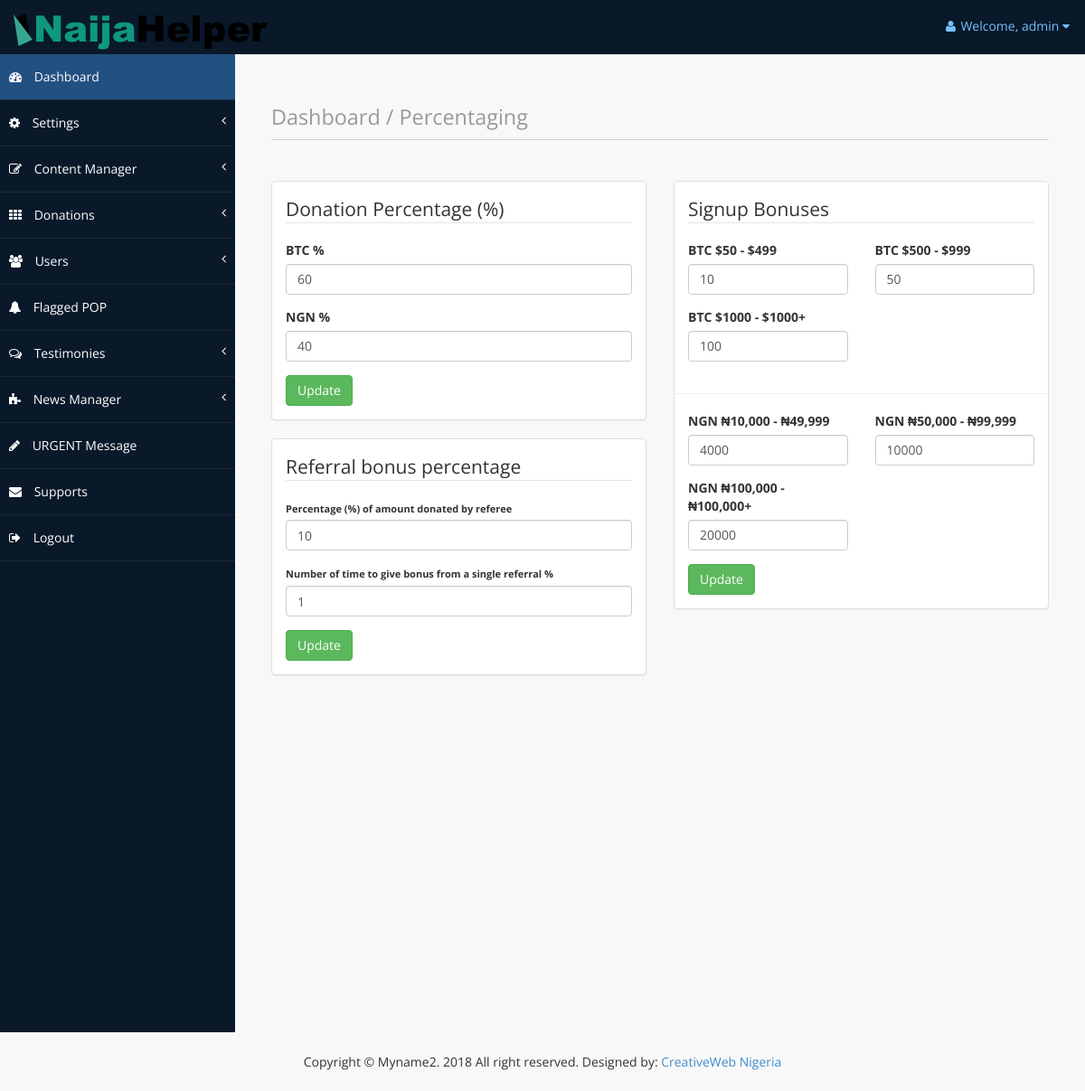
Page /administrator/percentaging.php (signed in) on the committed database.
### tables this page shows
CREATE TABLE `website_settings` (
  `id` int(11) NOT NULL,
  `site_name` varchar(100) NOT NULL,
  `site_title` varchar(100) NOT NULL,
  `site_description` varchar(255) NOT NULL,
  `favicon_url` varchar(100) NOT NULL,
  `logo_url` varchar(100) NOT NULL,
  `last_updated` timestamp NOT NULL DEFAULT CURRENT_TIMESTAMP ON UPDATE CURRENT_TIMESTAMP
);

CREATE TABLE `percentaging` (
  `id` int(11) NOT NULL,
  `btc_donation` double NOT NULL,
  `local_donation` double NOT NULL,
  `bonus_btc_o` double NOT NULL,
  `bonus_btc_t` double NOT NULL,
  `bonus_btc_th` double NOT NULL,
  `bonus_local_o` double NOT NULL,
  `bonus_local_t` double NOT NULL,
  `bonus_local_th` double NOT NULL,
  `referral_bonus` double NOT NULL,
  `ref_times` double NOT NULL,
  `last_updated` datetime NOT NULL
);

### core/class.admin.php (called while the page is built, shortened)
<?php
	class ADMIN {
		private $connect;
		public function __construct(){
			$database = new Database();
			$db = $database->dbConnection();
			$this->connect = $db;
		}
		public function runQuery($sql){
			$stmt = $this->connect->prepare($sql);
			return $stmt;
		}
	}
?>

### core/adminSession.php (called while the page is built, shortened)
<?php
	$session = new ADMIN();
	if(!$session->is_loggedin()){
		$session->redirect(BASE_URL.'administrator/login');
		exit();
	}else{
		$auth_user = new ADMIN();
		$adminID = $_SESSION['admin_session'];
		$stmt = $auth_user->runQuery("SELECT * FROM admin WHERE id=:adminID");
		$stmt->execute(array(":adminID"=>$adminID));
		$userInfo = $stmt->fetch(PDO::FETCH_ASSOC);
		$stmt = $auth_user->runQuery("SELECT * FROM website_settings WHERE id='1'");
		$stmt->execute();
		$siteInfo = $stmt->fetch(PDO::FETCH_ASSOC);
	}

### administrator/percentaging.php (the view, shortened to what this page needs)
<?php
	require_once(ROOT_PATH . "core/class.admin.php");
	require_once(ROOT_PATH . "core/adminSession.php");
	try	{
		$stmt = $auth_user->runQuery("SELECT * FROM percentaging WHERE id='1'");
		$stmt->execute();
		$penctg = $stmt->fetch(PDO::FETCH_ASSOC);
	}
	catch(PDOException $e) {
		echo $e->getMessage();
	}
?>
<?php include(ROOT_PATH."administrator/includes/header.php") ?>
<?php include(ROOT_PATH."administrator/includes/navMenu.php") ?>
        <div id="page-wrapper">
            <div id="page-inner">
                <div class="row">
                    <div class="col-md-12">
                        <h1 class="page-header">
                            <small>Dashboard / Percentaging</small>
                        </h1>
                    </div>
                </div>
                <div class="row">
                    <div class="col-md-6 col-sm-12 col-xs-12">
                        <div class="panel panel-default">
                            <div class="panel-body">
                            <div class="row">
                                <div class="col-md-12 col-sm-12 col-xs-12">
                                <legend>Donation Percentage (%)</legend>
                                <form method="post" action="">
									  <div class="row">
										<div class="col-md-12">
											<div class="form-group">
											  <label for="btc">BTC %</label>
											  <input type="number" class="form-control" name="btc" id="btc" required
											  value="<?php if(isset($btc)){echo $btc;}else{echo $penctg["btc_donation"];}?>">
											</div>
										</div>
										<div class="col-md-12">
											<div class="form-group">
											  <label for="local">NGN %</label>
											  <input type="number" class="form-control" name="local" id="local" required
											  value="<?php if(isset($local)){echo $local;}else{echo $penctg["local_donation"];}?>">
											</div>
										</div>
									</div>
									<button type="submit" class="btn btn-success btn-small">Update</button>
								</form>
                                </div>
                               </div>
                             </div>
                            </div>
                            <div class="panel panel-default">
                            <div class="panel-body">
                            <div class="row">
                                <div class="col-md-12 col-sm-12 col-xs-12">
                                <legend>Referral bonus percentage</legend>
                                <form method="post" action="">
									  <div class="row">
										<div class="col-md-12">
											<div class="form-group">
											  <label for="refBonus" style="font-size:11px;">
											  Percentage (%) of amount donated by referee
											  </label>
											  <input type="number" class="form-control" name="refBonus" id="refBonus" required
											  value="<?php if(isset($refBonus)){echo $refBonus;}else{echo $penctg["referral_bonus"];}?>">
											</div>
										</div>
										<div class="col-md-12">
											<div class="form-group">
											  <label for="refBonus" style="font-size:11px;">
											  Number of time to give bonus from a single referral %</label>
											  <input type="number" class="form-control" name="relfTimes" id="relfTimes" required
											  value="<?php if(isset($relfTimes)){echo $relfTimes;}else{echo $penctg["ref_times"];}?>">
											</div>
										</div>
									</div>
									<button type="submit" class="btn btn-success btn-small">Update</button>
								</form>
                                </div>
                               </div>
                             </div>
                            </div>
                            </div>
                            <div class="col-md-6 col-sm-12 col-xs-12">
                            <div class="panel panel-default">
                            <div class="panel-body">
                            <div class="row">
                                <div class="col-md-12 col-sm-12 col-xs-12">
                                <legend>Signup Bonuses</legend>
                                <form method="post" action="" >
									  <div class="row">
										<div class="col-md-6">
											<div class="form-group">
											  <label for="btc1">BTC $50 - $499</label>
											  <input type="number" class="form-control" name="btc1" id="btc1" required
											  value="<?php if(isset($btc1)){echo $btc1;}else{echo $penctg["bonus_btc_o"];}?>">
											</div>
										</div>
										<div class="col-md-6">
											<div class="form-group">
											  <label for="btc2">BTC $500 - $999</label>
											  <input type="number" class="form-control" name="btc2" id="btc2" required
											  value="<?php if(isset($btc2)){echo $btc2;}else{echo $penctg["bonus_btc_t"];}?>">
											</div>
										</div>
										<div class="col-md-6">
											<div class="form-group">
											  <label for="btc3">BTC $1000 - $1000+</label>
											  <input type="number" class="form-control" name="btc3" id="btc3" required
											  value="<?php if(isset($btc3)){echo $btc3;}else{echo $penctg["bonus_btc_th"];}?>">
											</div>
										</div>
											<hr>
										<div class="col-md-6">
											<div class="form-group">
											  <label for="local1">NGN ₦10,000 - ₦49,999</label>
											  <input type="number" class="form-control" name="local1" id="local1" required
											  value="<?php if(isset($local1)){echo $local1;}else{echo $penctg["bonus_local_o"];}?>">
											</div>
										</div>
										<div class="col-md-6">
											<div class="form-group">
											  <label for="local2">NGN ₦50,000 - ₦99,999</label>
											  <input type="number" class="form-control" name="local2" id="local2" required
											  value="<?php if(isset($local2)){echo $local2;}else{echo $penctg["bonus_local_t"];}?>">
											</div>
										</div>
										<div class="col-md-6">
											<div class="form-group">
											  <label for="local3">NGN ₦100,000 - ₦100,000+</label>
											  <input type="number" class="form-control" name="local3" id="local3" required
											  value="<?php if(isset($local3)){echo $local3;}else{echo $penctg["bonus_local_th"];}?>">
											</div>
										</div>
									</div>
									<button type="submit" class="btn btn-success btn-small">Update</button>
								</form>
                                </div>
                               </div>
                             </div>
                            </div>
                            </div>
                    </div>
       </div>
<br> <br><br><br>   <br> <br><br><br><br> <br>
<?php include(ROOT_PATH."administrator/includes/footer.php") ?>

### administrator/includes/header.php (shortened to what this page needs)
<!DOCTYPE html>
<html xmlns="http://www.w3.org/1999/xhtml">
<head>
    <link href="<?php echo BASE_URL;?>user/assets/css/bootstrap.css" rel="stylesheet" />
    <link href="<?php echo BASE_URL;?>user/assets/css/font-awesome.css" rel="stylesheet" />
    <link href="<?php echo BASE_URL;?>user/assets/css/custom-styles.css" rel="stylesheet" />
    <link href="<?php echo BASE_URL;?>user/assets/js/dataTables/dataTables.bootstrap.css" rel="stylesheet" />
</head>
<body>
    <div id="wrapper">
        <nav class="navbar navbar-default top-navbar" role="navigation">
            <div class="navbar-header">
                <?php if(isset($siteInfo['logo_url'])){
                    $logoURL = BASE_URL.str_replace('../', '', $siteInfo['logo_url']);?>
                <a class="navbar-brand" href="<?php echo BASE_URL;?>">
                <img src="<?php echo $logoURL;?>" alt="logo"/></a>
                <?php }else{?>
                <a class="navbar-brand" href="<?php echo BASE_URL;?>"><img src="img/logo.png" alt="logo"/></a>
                <?php }?>
            </div>
            <ul class="nav navbar-top-links navbar-right">
                <li class="dropdown">
                    <a class="dropdown-toggle" data-toggle="dropdown" href="#" aria-expanded="false">
                        <i class="fa fa-user fa-fw"></i>Welcome, <?php echo $userInfo["username"];  ?> <i class="fa fa-caret-down"></i>
                    </a>
                </li>
            </ul>
        </nav>

### administrator/includes/footer.php (shortened to what this page needs)
<br><br><br><br><br><br><br>
            </div>
        </div>
<footer style="background:#F8F8F8; padding: 10px; text-align:center;">
    <p>Copyright &copy; <?php if(isset($siteInfo['site_name'])){echo $siteInfo['site_name'];}else{echo 'Yoursite Name';}?>. <?php echo date("Y");?> All right reserved. Designed by:
<a target="_blank" href="http://www.creativeweb.com.ng">CreativeWeb Nigeria</a></p>
</footer>
</body>
</html>

### user/assets/css/custom-styles.css (style rules this page uses)
body { font-family: 'Open Sans', sans-serif; }
#wrapper { width: 100%; background:#09192A; }
#page-wrapper { padding: 15px 15px; background:#F8F8F8; }
#page-inner { width:100%; margin:10px 20px 10px 0px; background-color:transparent; padding:10px; }
h1, .h1, h2, .h2, h3, .h3 { margin-top: 7px; margin-bottom: -5px; }
p, .listItemCust li { font-size:14px; line-height:25px; padding-top:10px; }
.page-header { padding-bottom: 9px; margin: 10px 0 45px; border-bottom: 1px solid #C7D1DD; }
footer p { font-size: 14px; }
.top-navbar { margin:0px; }
.top-navbar .navbar-brand { color: #fff; width: 260px; text-align: left; height: 60px; font-size: 30px; font-weight: 700; text-transform: uppercase; line-height: 30px; }
.top-navbar .nav > li { position: relative; display: inline-block; }
.top-navbar .nav > li > a { position: relative; display: block; padding: 19px 15px; color: #77C0FD; }
.top-navbar { background:#09192A; border-bottom:none; }
.top-navbar .nav > li > a > i { margin-right: 2px; }
.navbar-default { border:0px solid black; }
.navbar-header { background: #09192A; }
.nav > li > a > i { margin-right:10px; }
@media (min-width:768px) { #page-wrapper { margin: 0 0 0 260px; padding: 15px 30px; } }
@media (min-width:768px) { .navbar { border-radius: 0px; } }

### rows in the picture
website_settings: logo_url (picture), site_name "Myname2"
percentaging: btc "60", local "40", refBonus "10", relfTimes "1", btc1 "10", btc2 "50", btc3 "100", local1 "4000", local2 "10000", local3 "20000"

### other values in the picture
$userInfo["username"] "admin"
